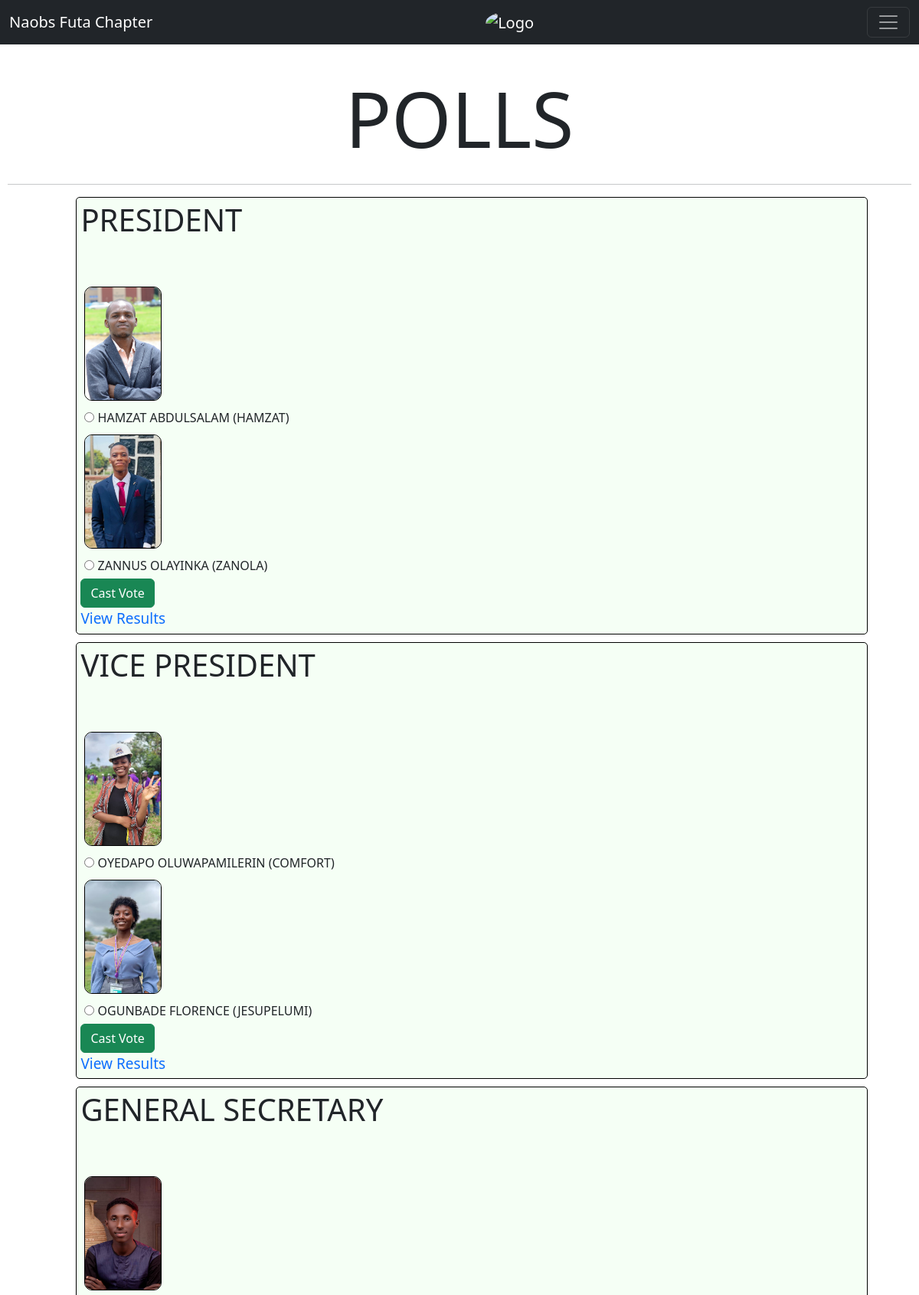
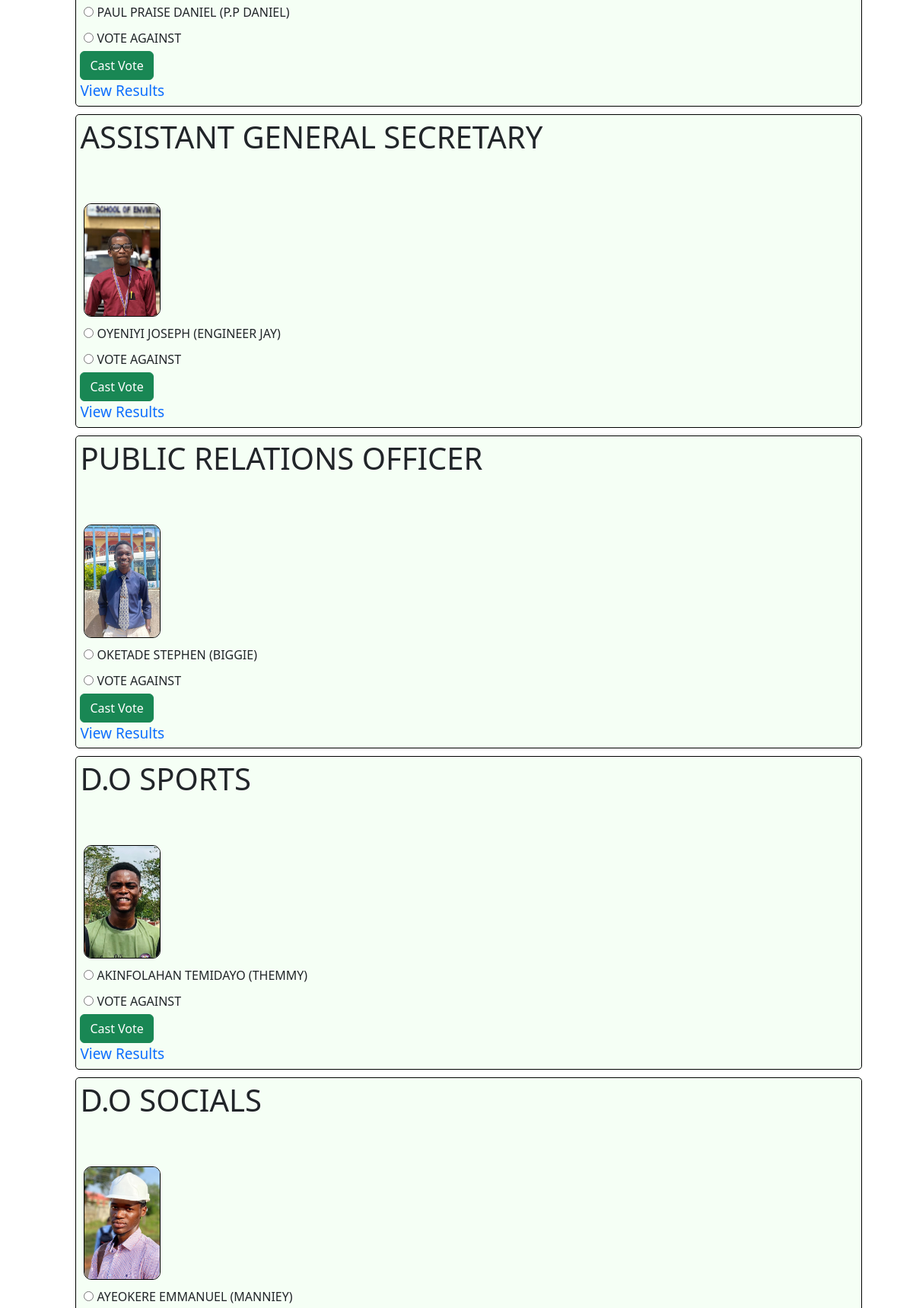
The app's page / (signed in, upper part) with its own data (2 pictures, top to bottom).
### main/models.py (models this page shows, shortened)
class Question(models.Model):
    question_text = models.CharField(max_length=200)
    pub_date = models.DateTimeField("date published")

class Choice(models.Model):
    question = models.ForeignKey(Question, on_delete=models.CASCADE)
    choice_text = models.CharField(max_length=200)
    votes = models.IntegerField(default=0)

### main/views.py (the view)
# urls.py: path("", views.index, name="index"),
@login_required
def index(request):
    latest_question_list = Question.objects.order_by("-pub_date")[:7]
    context = {"latest_question_list": latest_question_list}
    return render(request, "main/index.html", context)

### main/templates/main/index.html (shortened to what this page needs)
{% extends 'main/base.html' %}
    {% load static %}
{% block content %}
<body>
    <div class="overall">
        <div class="top">
            <h1>POLLS</h1>
        </div>
        <hr>
    {% if votes %}
    <div class="error">
        <h2 class="thank-you">Thank You {{ request.user }} For Participating In The Election</h2>
    </div>
    {% else %}
        {% if latest_question_list %}
            <ul>
                {% for question in latest_question_list %}
                <div class="post-box">
                    <h1>{{ question.question_text }}</h1>
                    <div class="vstack gap-3">
                    <form class="vote-from" id="SubmitForm" action="{% url 'vote' question.id %}" method="post">
                    <fieldset>
                        {% for choice in question.choice_set.all %}
                        {% if choice.choice_text == 'ZANNUS OLAYINKA (ZANOLA)' %}
                        <div class="img-box">
                            <div class="img-div">
                                <img class="image" src="{% static 'Adobe_Express_20231112_1049240_1.png' %}" alt="pic">
                            </div>
                            <div>
                                <input type="radio" name="choice" id="choice{{ forloop.counter }}" value="{{ choice.id }}">
                                <label for="choice{{ forloop.counter }}">{{ choice.choice_text }}</label><br>
                            </div>
                        </div>
                        {% endif %}
                        {% if choice.choice_text == 'HAMZAT ABDULSALAM (HAMZAT)' %}
                        <div class="img-box">
                            <div class="img-div">
                                <img class="image" src="{% static 'Adobe_Express_20231111_1340490_1.png' %}" alt="pic">
                            </div>
                            <div>
                                <input type="radio" name="choice" id="choice{{ forloop.counter }}" value="{{ choice.id }}">
                                <label for="choice{{ forloop.counter }}">{{ choice.choice_text }}</label><br>
                            </div>
                        </div>
                        {% endif %}
                        {% if choice.choice_text == 'OYEDAPO OLUWAPAMILERIN (COMFORT)' %}
                        <div class="img-box">
                            <div class="img-div">
                                <img class="image" src="{% static 'Adobe_Express_20231111_1349450_1.png' %}" alt="pic">
                            </div>
                            <div>
                                <input type="radio" name="choice" id="choice{{ forloop.counter }}" value="{{ choice.id }}">
                                <label for="choice{{ forloop.counter }}">{{ choice.choice_text }}</label><br>
                            </div>
                        </div>
                        {% endif %}
                        {% if choice.choice_text == 'OGUNBADE FLORENCE (JESUPELUMI)' %}
                        <div class="img-box">
                            <div class="img-div">
                                <img class="image" src="{% static 'Adobe_Express_20231112_1052100_1.png' %}" alt="pic">
                            </div>
                            <div>
                                <input type="radio" name="choice" id="choice{{ forloop.counter }}" value="{{ choice.id }}">
                                <label for="choice{{ forloop.counter }}">{{ choice.choice_text }}</label><br>
                            </div>
                        </div>
                        {% endif %}
                        {% if choice.choice_text == 'PAUL PRAISE DANIEL (P.P DANIEL)' %}
                        <div class="img-box">
                            <div class="img-div">
                                <img class="image" src="{% static 'Adobe_Express_20231113_0700030_1.png' %}" alt="pic">
                            </div>
                            <div>
                                <input type="radio" name="choice" id="choice{{ forloop.counter }}" value="{{ choice.id }}">
                                <label for="choice{{ forloop.counter }}">{{ choice.choice_text }}</label><br>
                            </div>
                        </div>
                        {% endif %}
                        {% if choice.choice_text == 'OYENIYI JOSEPH (ENGINEER JAY)' %}
                        <div class="img-box">
                            <div class="img-div">
                                <img class="image" src="{% static 'Adobe_Express_20231112_1038090_1.png' %}" alt="pic">
                            </div>
                            <div>
                                <input type="radio" name="choice" id="choice{{ forloop.counter }}" value="{{ choice.id }}">
                                <label for="choice{{ forloop.counter }}">{{ choice.choice_text }}</label><br>
                            </div>
                        </div>
                        {% endif %}
                        {% if choice.choice_text == 'OKETADE STEPHEN (BIGGIE)' %}
                        <div class="img-box">
                            <div class="img-div">
                                <img class="image" src="{% static 'Adobe_Express_20231112_1051310_1.png' %}" alt="pic">
                            </div>
                            <div>
                                <input type="radio" name="choice" id="choice{{ forloop.counter }}" value="{{ choice.id }}">
                                <label for="choice{{ forloop.counter }}">{{ choice.choice_text }}</label><br>
                            </div>
                        </div>
                        {% endif %}
                        {% if choice.choice_text == 'AKINFOLAHAN TEMIDAYO (THEMMY)' %}
                        <div class="img-box">
                            <div class="img-div">
                                <img class="image" src="{% static 'Adobe_Express_20231111_1335410_1.png' %}" alt="pic">
                            </div>
                            <div>
                                <input type="radio" name="choice" id="choice{{ forloop.counter }}" value="{{ choice.id }}">
                                <label for="choice{{ forloop.counter }}">{{ choice.choice_text }}</label><br>
                            </div>
                        </div>
                        {% endif %}
                        {% if choice.choice_text == 'AYEOKERE EMMANUEL (MANNIEY)' %}
                        <div class="img-box">
                            <div class="img-div">
                                <img class="image" src="{% static 'Adobe_Express_20231111_1344570_1.png' %}" alt="pic">
                            </div>
                            <div>
                                <input type="radio" name="choice" id="choice{{ forloop.counter }}" value="{{ choice.id }}">
                                <label for="choice{{ forloop.counter }}">{{ choice.choice_text }}</label><br>
                            </div>
                        </div>
                        {% endif %}
                        {% if choice.choice_text == 'VOTE AGAINST' %}
                        <div class="img-box">
                            <div>
                                <input type="radio" name="choice" id="choice{{ forloop.counter }}" value="{{ choice.id }}">
                                <label for="choice{{ forloop.counter }}">{{ choice.choice_text }}</label><br>
                            </div>
                        </div>
                        {% endif %}
                        {% endfor %}
                    </fieldset>
                    <input class="btn btn-success" id="submit" type="submit" value="Cast Vote">
                    <br>
                    {% if user.is_superuser %}
                        <a href="{% url 'results' question.id %}">View Results</a>
                    {% endif %}
                </form>
                  </div>
            </div>
            {% endfor %}
            </ul>
        {% else %}
            <p>No polls are available.</p>
        {% endif %}
    {% endif %}
    </div>
</body>
{% endblock %}

### main/templates/main/base.html (style rules this page uses)
.top h1 { font-size: 100px; margin: auto; text-align: center; padding: 10px; }
.overall { margin-top: 50px; padding: 10px; box-shadow: 0px 0px 3px solid black; border-radius: 10px; }
.post-box { padding: 5px; border: 1px solid black; border-radius: 5px; max-width: 90%; margin: auto; margin-bottom: 10px; background-color: rgb(245, 255, 245); }
a { text-decoration: none; font-size: 19px; }
.top { margin: auto; }
.vote-from { margin-top: 50px; }
.img-box { border-radius: 10px; }
.img-box div { padding: 5px; }
.img-div { width: 50%; }
.image { width: 20%; border-radius: 10px; background-position: center; border: 1px solid black; }

### records on screen
Question: question_text "PRESIDENT", shows "View Results"
Choice: choice_text "HAMZAT ABDULSALAM (HAMZAT)"
Choice: choice_text "ZANNUS OLAYINKA (ZANOLA)"
Question: question_text "VICE PRESIDENT", shows "View Results"
Choice: choice_text "OYEDAPO OLUWAPAMILERIN (COMFORT)"
Choice: choice_text "OGUNBADE FLORENCE (JESUPELUMI)"
Question: question_text "GENERAL SECRETARY", shows "View Results"
Choice: choice_text "PAUL PRAISE DANIEL (P.P DANIEL)"
Choice: choice_text "VOTE AGAINST"
Question: question_text "ASSISTANT GENERAL SECRETARY", shows "View Results"
Choice: choice_text "OYENIYI JOSEPH (ENGINEER JAY)"
Choice: choice_text "VOTE AGAINST"
Question: question_text "PUBLIC RELATIONS OFFICER", shows "View Results"
Choice: choice_text "OKETADE STEPHEN (BIGGIE)"
Choice: choice_text "VOTE AGAINST"
Question: question_text "D.O SPORTS", shows "View Results"
Choice: choice_text "AKINFOLAHAN TEMIDAYO (THEMMY)"
Choice: choice_text "VOTE AGAINST"
Question: question_text "D.O SOCIALS"
Choice: choice_text "AYEOKERE EMMANUEL (MANNIEY)"
